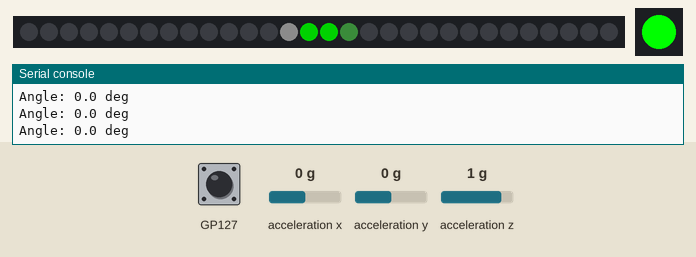
This program was run on a simulated Raspberry Pi Pico running MicroPython. On the bench: 30 RGB LEDs in strip order, left to right, 1 RGB LEDs in strip order, left to right, the last lines printed to the serial console. The inputs (shaded band) are chosen by the test bench; at power-on: acceleration x 0 g, GP127 HIGH, acceleration y 0 g, acceleration z 1 g. Dim RGB values are drawn brighter than linear; random numbers come from a fixed seed.

Above: at 1.2 s.
1.3 s: acceleration x set to -1.4 g
2.8 s: GP127 pulled LOW for 0.15 s
At 3.7 s:
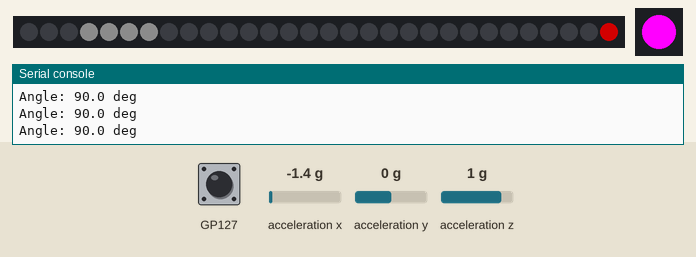
4.7 s: GP127 pulled LOW for 1 s
At 5.5 s:
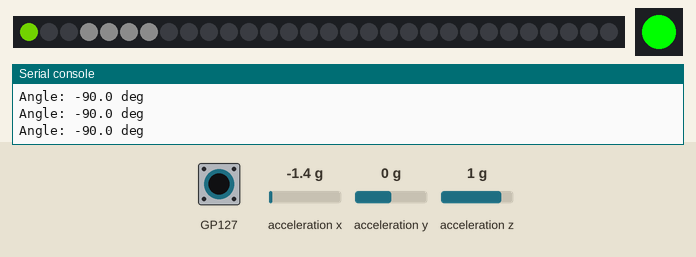
7.2 s: GP127 pulled LOW for 0.15 s
At 8.2 s:
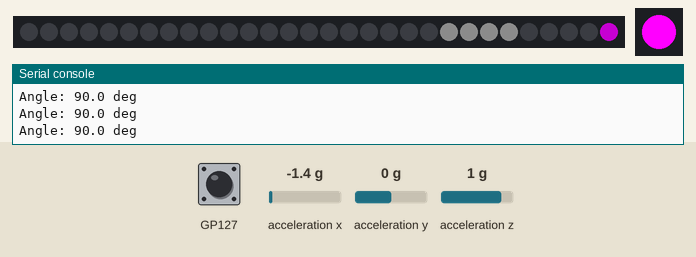
9.1 s: GP127 pulled LOW for 3.2 s
At 10.1 s:
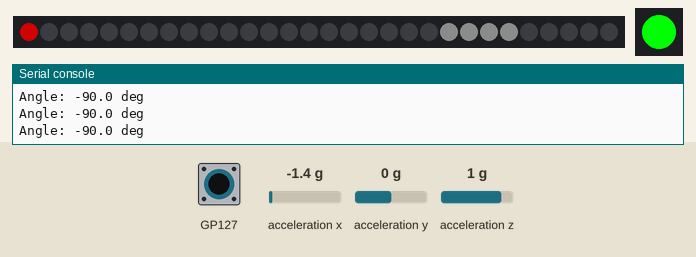
13.8 s: GP127 pulled LOW for 0.15 s
At 15.6 s:
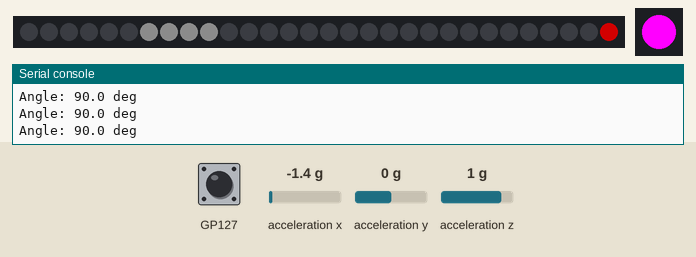
Timing chart, 0 to 16.7 s (numbered marks = the images above; inputs shaded):
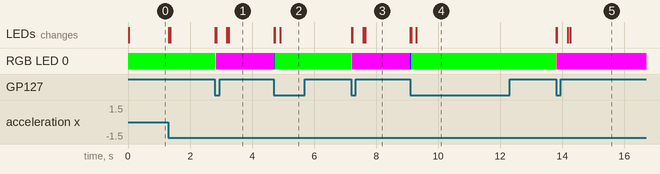

Measured:
- after the input at 2.8 s, RGB LED 0: RGB(0, 255, 0) → RGB(255, 255, 0) at once, → RGB(255, 0, 255) 0.02 s later
- after the input at 4.7 s, RGB LED 0: RGB(255, 0, 255) → RGB(0, 0, 255) at once, → RGB(0, 255, 0) 0.02 s later
- after the input at 7.2 s, RGB LED 0: RGB(0, 255, 0) → RGB(255, 255, 0) at once, → RGB(255, 0, 255) 0.02 s later
- after the input at 9.1 s, RGB LED 0: RGB(255, 0, 255) → RGB(0, 0, 255) at once, → RGB(0, 255, 0) 0.03 s later
- after the input at 13.8 s, RGB LED 0: RGB(0, 255, 0) → RGB(255, 255, 0) at once, → RGB(255, 0, 255) 0.02 s later

The program:

level.py
```python
import math
import random
import time

import machine
from breakout_msa301 import BreakoutMSA301
from pimoroni import RGBLED, Button

import plasma

"""
A balancing game, where you use the MSA301 accelerometer to line up a band with a goal on the strip.

This can either be done using:
- Angle mode: Where position on the strip directly matches the accelerometer's angle.
- Velocity mode: Where tilting the accelerometer changes the band's speed.

When the goal position is reached, a new position is randomly selected.

- Press "A" to change the game mode.
- Press "Boot" to start or stop the game mode.
- Press "B" to invert the direction of the accelerometer tilt
"""

# Set how many LEDs you have
NUM_LEDS = 30

# How many times the LEDs will be updated per second
UPDATES = 60

# The sensitivity of the accelerometer input
ANGLE_SENSITIVITY = 0.05
VELOCITY_SENSITIVITY = 0.2 / UPDATES

# The band colour hues to show in Angle mode
ANGLE_MODE_GOAL_HUE = 0.333
ANGLE_MODE_EDGE_HUE = 0.0

# The band colour hues to show in Velocity mode
VELOCITY_MODE_GOAL_HUE = 0.667
VELOCITY_MODE_EDGE_HUE = 1.0

# The width and colour settings for the band
BAND_PIXEL_WIDTH = 2.0
BAND_SATURATION = 1.0
BAND_IN_GOAL_SATURATION = 0.5
BAND_BRIGHTNESS = 1.0

# The width and colour settings for the goal
# Goal should be wider than the band by a small amount
GOAL_PIXEL_WIDTH = BAND_PIXEL_WIDTH + 2.0
GOAL_BRIGHTNESS = 0.1

# The percentage of the new angle (between 0.0 and 1.0) to apply to the last angle
# Has the effect of smoothing out the reading, at the cost of making it slower to react
SMOOTHING_FACTOR = 0.1


# Pick *one* LED type by uncommenting the relevant line below:

# APA102 / DotStar™ LEDs
led_strip = plasma.APA102(NUM_LEDS)

# WS2812 / NeoPixel™ LEDs
# led_strip = plasma.WS2812(NUM_LEDS)

user_sw = Button("USER_SW", repeat_time=0)
button_a = Button("BUTTON_A", repeat_time=0)

try:
    # Button B is only available on Plasma 2040
    button_b = Button("BUTTON_B", repeat_time=0)
except ValueError:
    button_b = None

led = RGBLED("LED_R", "LED_G", "LED_B")

i2c = machine.I2C()
msa = BreakoutMSA301(i2c)


ANGLE, VELOCITY = range(2)


# Maps a value from one range to another
def map(x, in_min, in_max, out_min, out_max):
    return (x - in_min) * (out_max - out_min) / (in_max - in_min) + out_min


# Shows a band and goal with the given widths at the positions on the strip
def colour_band(centre_position, width, goal_position, goal_width, hue):
    if centre_position >= 0.0 and width > 0.0 and goal_width > 0.0:
        band_pixels_start = centre_position - (width / 2)
        band_pixels_end = centre_position + (width / 2)

        goal_pixels_start = goal_position - (goal_width / 2)
        goal_pixels_end = goal_position + (goal_width / 2)

        # Go through each led in the strip
        for i in range(NUM_LEDS):
            # Set saturation and brightness values for if the led is inside or outside of the goal
            saturation = BAND_SATURATION
            brightness = 0.0
            if i >= goal_pixels_start and i < goal_pixels_end:
                saturation = BAND_IN_GOAL_SATURATION
                brightness = GOAL_BRIGHTNESS

            i2 = i + 1
            if i2 <= band_pixels_end:
                if i2 <= band_pixels_start:
                    # Outside of the band
                    led_strip.set_hsv(i, hue, 0.0, brightness)
                elif i <= band_pixels_start:
                    # Transition into the band
                    val = map(band_pixels_start, float(i), float(i2), BAND_BRIGHTNESS, brightness)
                    sat = map(band_pixels_start, float(i), float(i2), BAND_SATURATION, saturation)
                    led_strip.set_hsv(i, hue, sat, val)
                else:
                    # Inside the band
                    led_strip.set_hsv(i, hue, 1.0, 1.0)

            elif i <= band_pixels_end:
                # Transition out of the band
                val = map(band_pixels_end, float(i), float(i2), brightness, BAND_BRIGHTNESS)
                sat = map(band_pixels_end, float(i), float(i2), saturation, BAND_SATURATION)
                led_strip.set_hsv(i, hue, sat, val)
            else:
                # Outside of the band
                led_strip.set_hsv(i, hue, 0.0, brightness)


mode = ANGLE

goal_position = 0.0
measured_angle = 0.0
invert = False
game_mode = False

# Start updating the LED strip
led_strip.start()

while True:
    # Read the x and y axes of the accelerometer
    x = msa.get_x_axis()
    y = msa.get_y_axis()

    # Convert those values to an angle in degrees, and invert if selected
    new_measured_angle = (math.atan2(x, -y) * 180.0) / math.pi
    if invert:
        new_measured_angle = -new_measured_angle
    print("Angle:", new_measured_angle, "deg")

    # Smooth out the measured angle
    measured_angle = ((new_measured_angle - measured_angle) * SMOOTHING_FACTOR) + measured_angle

    if mode == ANGLE:
        # Apply the measured angle directly to the band position, clamping it between -1 and +1
        band_position = measured_angle * ANGLE_SENSITIVITY
        band_position = min(1.0, max(-1.0, band_position))

        # Convert the difference between the band and goal positions into a colour hue
        position_diff = min(abs(band_position - goal_position), 1.0)
        hue = map(position_diff, 0.0, 1.0, ANGLE_MODE_GOAL_HUE, ANGLE_MODE_EDGE_HUE)

    elif mode == VELOCITY:
        # Apply the measured angle as a velocity to the band position, clamping it between -1 and +1
        band_position += measured_angle * VELOCITY_SENSITIVITY
        band_position = min(1.0, max(-1.0, band_position))

        # Convert the difference between the band and goal positions into a colour hue
        position_diff = min(abs(band_position - goal_position), 1.0)
        hue = map(position_diff, 0.0, 1.0, VELOCITY_MODE_GOAL_HUE, VELOCITY_MODE_EDGE_HUE)

    # Convert the band and goal positions to positions on the LED strip
    strip_band_position = map(band_position, -1.0, 1.0, 0.0, float(NUM_LEDS))
    strip_goal_position = map(goal_position, -1.0, 1.0, 0.0, float(NUM_LEDS))

    # Draw the band and goal
    colour_band(strip_band_position, BAND_PIXEL_WIDTH, strip_goal_position, GOAL_PIXEL_WIDTH, hue)

    sw_pressed = user_sw.read()
    a_pressed = button_a.read()
    b_pressed = button_b and button_b.read()

    if sw_pressed:
        game_mode = not game_mode

    if b_pressed:
        invert = not invert

    if mode == ANGLE:
        if led:
            if game_mode:
                led.set_rgb(255, 255, 0)
            else:
                led.set_rgb(0, 255, 0)
        if a_pressed:
            mode = VELOCITY

    elif mode == VELOCITY:
        if led:
            if game_mode:
                led.set_rgb(255, 0, 255)
            else:
                led.set_rgb(0, 0, 255)
        if a_pressed:
            mode = ANGLE

    if game_mode:
        # Check if the band is within the goal, and if so, set a new goal
        above_lower = strip_band_position >= strip_goal_position - (GOAL_PIXEL_WIDTH - BAND_PIXEL_WIDTH) / 2
        below_upper = strip_band_position <= strip_goal_position + (GOAL_PIXEL_WIDTH - BAND_PIXEL_WIDTH) / 2
        if above_lower and below_upper:
            goal_position = random.uniform(-1.0, 1.0)

    time.sleep(1.0 / UPDATES)
```
